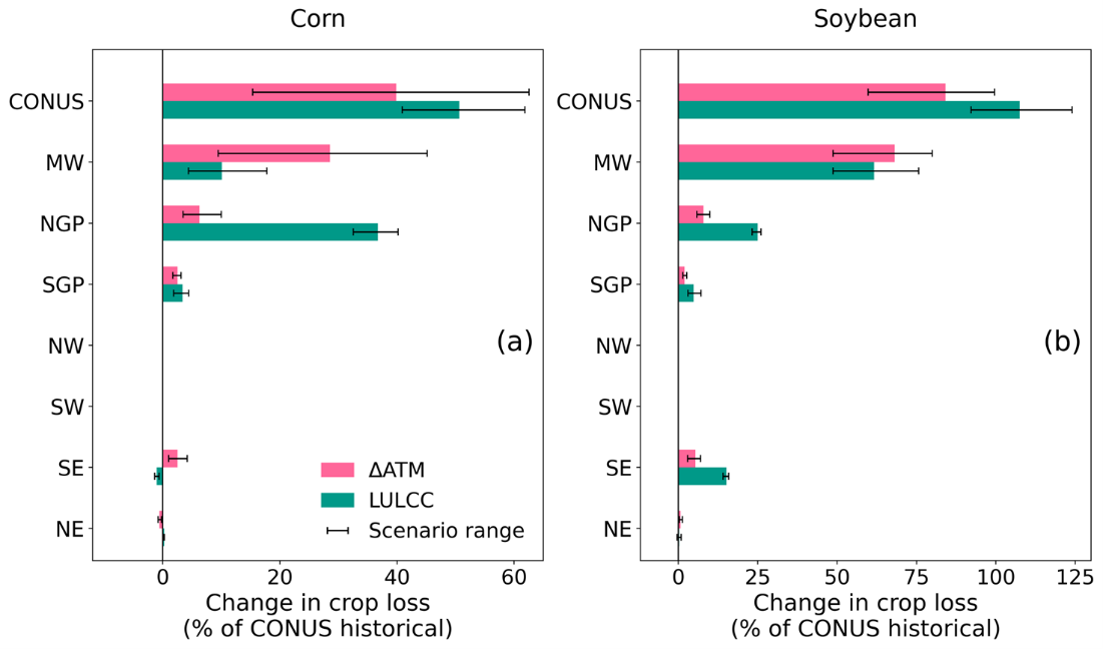

Generate this figure with Python:
import pandas as pd
import numpy as np
import matplotlib.pyplot as plt
from matplotlib.patches import Patch

nca_id_list = [0,7,8,6,5,4,2,1]  # CONUS as ID 0
nca_name = ['CONUS', 'SW', 'NW', 'SGP',	'NGP', 'MW', 'SE', 'NE']  


nca_df = pd.DataFrame({'nca_id': nca_id_list, 'nca_name': nca_name})

nca_mapping_path = '/filepath/state_nca_mapping.csv'
nca_mapping = pd.read_csv(nca_mapping_path)
future_path = '/filepath/sensitivity_analyses/ssmi_threshold_-1/'
hist_path = '/filepath/sensitivity_analyses/ssmi_threshold_-1/'
climate_change_only_path = '/filepath/sensitivity_analyses/ssmi_threshold_-1/'

# Store data for all crops
crop_data = {}
for crop in ['corn', 'wheat', 'soybean']:
# for crop in ['wheat']:
    print(f"Processing crop: {crop}")
    df_hist = pd.read_csv(f'{hist_path}{crop}_production_loss_hist_cl100.csv')
    df_hist = df_hist.merge(nca_mapping, on='state_id', how='left')
    df_hist_per_year = df_hist.groupby(['nca_id', 'Year']).sum(numeric_only=True)[['Production_Loss(ton)']]

    for segment in ['nf']:
        segtime = '2021-2055' if segment == 'nf' else '2061-2095'
        yeardif = 40 if segment == 'nf' else 80

        # SSP3 RCP4.5 data
        df_345c = pd.read_csv(f'{future_path}{crop}_production_loss_{segment}_3_45_c_{segtime}.csv')
        df_345h = pd.read_csv(f'{future_path}{crop}_production_loss_{segment}_3_45_h_{segtime}.csv')
        df_345c = df_345c.merge(nca_mapping, on='state_id', how='left')
        df_345h = df_345h.merge(nca_mapping, on='state_id', how='left')
        df_345c['Year'] = df_345c['Year'] - yeardif
        df_345h['Year'] = df_345h['Year'] - yeardif
        df_345c_per_year = df_345c.groupby(['nca_id', 'Year']).sum(numeric_only=True)[['Production_Loss(ton)']]
        df_345h_per_year = df_345h.groupby(['nca_id', 'Year']).sum(numeric_only=True)[['Production_Loss(ton)']]

        df_45c = pd.read_csv(f'{climate_change_only_path}{crop}_production_loss_{segment}_45_c_{segtime}.csv')
        df_45h = pd.read_csv(f'{climate_change_only_path}{crop}_production_loss_{segment}_45_h_{segtime}.csv')
        df_45c = df_45c.merge(nca_mapping, on='state_id', how='left')
        df_45h = df_45h.merge(nca_mapping, on='state_id', how='left')
        df_45c['Year'] = df_345c['Year']
        df_45h['Year'] = df_345h['Year']
        df_45c_per_year = df_45c.groupby(['nca_id', 'Year']).sum(numeric_only=True)[['Production_Loss(ton)']]
        df_45h_per_year = df_45h.groupby(['nca_id', 'Year']).sum(numeric_only=True)[['Production_Loss(ton)']]

        # SSP5 RCP8.5 data
        df_585c = pd.read_csv(f'{future_path}{crop}_production_loss_{segment}_5_85_c_{segtime}.csv')
        df_585h = pd.read_csv(f'{future_path}{crop}_production_loss_{segment}_5_85_h_{segtime}.csv')
        df_585c = df_585c.merge(nca_mapping, on='state_id', how='left')
        df_585h = df_585h.merge(nca_mapping, on='state_id', how='left')
        df_585c['Year'] = df_585c['Year'] - yeardif
        df_585h['Year'] = df_585h['Year'] - yeardif
        df_585c_per_year = df_585c.groupby(['nca_id', 'Year']).sum(numeric_only=True)[['Production_Loss(ton)']]
        df_585h_per_year = df_585h.groupby(['nca_id', 'Year']).sum(numeric_only=True)[['Production_Loss(ton)']]

        df_85c = pd.read_csv(f'{climate_change_only_path}{crop}_production_loss_{segment}_85_c_{segtime}.csv')
        df_85h = pd.read_csv(f'{climate_change_only_path}{crop}_production_loss_{segment}_85_h_{segtime}.csv')
        df_85c = df_85c.merge(nca_mapping, on='state_id', how='left')
        df_85h = df_85h.merge(nca_mapping, on='state_id', how='left')
        df_85c['Year'] = df_585c['Year']
        df_85h['Year'] = df_585h['Year']
        df_85c_per_year = df_85c.groupby(['nca_id', 'Year']).sum(numeric_only=True)[['Production_Loss(ton)']].reset_index()
        df_85h_per_year = df_85h.groupby(['nca_id', 'Year']).sum(numeric_only=True)[['Production_Loss(ton)']].reset_index()

        # Merges for SSP3 RCP4.5
        df_hist345c_per_year = pd.merge(df_hist_per_year.rename(columns={'Production_Loss(ton)': 'Hist_Production_Loss'}),
                                        df_345c_per_year.rename(columns={'Production_Loss(ton)': 'Future_345c_Production_Loss'}),
                                        on=['nca_id', 'Year'], how='inner')
        df_hist345h_per_year = pd.merge(df_hist_per_year.rename(columns={'Production_Loss(ton)': 'Hist_Production_Loss'}),
                                        df_345h_per_year.rename(columns={'Production_Loss(ton)': 'Future_345h_Production_Loss'}),
                                        on=['nca_id', 'Year'], how='inner')

        df_hist345c_per_year = pd.merge(df_hist345c_per_year,
                                        df_45c_per_year.rename(columns={'Production_Loss(ton)': 'Climate_45c_Production_Loss'}),
                                        on=['nca_id', 'Year'], how='inner')
        df_hist345h_per_year = pd.merge(df_hist345h_per_year,
                                        df_45h_per_year.rename(columns={'Production_Loss(ton)': 'Climate_45h_Production_Loss'}),
                                        on=['nca_id', 'Year'], how='inner')

        # Merges for SSP5 RCP8.5
        df_hist585c_per_year = pd.merge(df_hist_per_year.rename(columns={'Production_Loss(ton)': 'Hist_Production_Loss'}),
                                        df_585c_per_year.rename(columns={'Production_Loss(ton)': 'Future_585c_Production_Loss'}),
                                        on=['nca_id', 'Year'], how='inner')
        df_hist585c_per_year = pd.merge(df_hist585c_per_year,
                                        df_85c_per_year.rename(columns={'Production_Loss(ton)': 'Climate_85c_Production_Loss'}),
                                        on=['nca_id', 'Year'], how='inner')

        df_hist585h_per_year = pd.merge(df_hist_per_year.rename(columns={'Production_Loss(ton)': 'Hist_Production_Loss'}),
                                        df_585h_per_year.rename(columns={'Production_Loss(ton)': 'Future_585h_Production_Loss'}),
                                        on=['nca_id', 'Year'], how='inner')
        df_hist585h_per_year = pd.merge(df_hist585h_per_year,
                                        df_85h_per_year.rename(columns={'Production_Loss(ton)': 'Climate_85h_Production_Loss'}),
                                        on=['nca_id', 'Year'], how='inner')

        # Aggregate to mean annual per nca_id
        df_mean_345c = df_hist345c_per_year.groupby('nca_id').mean(numeric_only=True).reset_index()
        df_mean_345h = df_hist345h_per_year.groupby('nca_id').mean(numeric_only=True).reset_index()
        df_mean_585c = df_hist585c_per_year.groupby('nca_id').mean(numeric_only=True).reset_index()
        df_mean_585h = df_hist585h_per_year.groupby('nca_id').mean(numeric_only=True).reset_index()

        # Reindex to include all nca_ids (excluding CONUS initially)
        all_nca_ids = pd.DataFrame({'nca_id': nca_id_list[1:]})  # Exclude CONUS (0)
        df_mean_345c = all_nca_ids.merge(df_mean_345c, on='nca_id', how='left').fillna({'Hist_Production_Loss': 0, 'Future_345c_Production_Loss': 0, 'Climate_45c_Production_Loss': 0})
        df_mean_345h = all_nca_ids.merge(df_mean_345h, on='nca_id', how='left').fillna({'Hist_Production_Loss': 0, 'Future_345h_Production_Loss': 0, 'Climate_45h_Production_Loss': 0})
        df_mean_585c = all_nca_ids.merge(df_mean_585c, on='nca_id', how='left').fillna({'Hist_Production_Loss': 0, 'Future_585c_Production_Loss': 0, 'Climate_85c_Production_Loss': 0})
        df_mean_585h = all_nca_ids.merge(df_mean_585h, on='nca_id', how='left').fillna({'Hist_Production_Loss': 0, 'Future_585h_Production_Loss': 0, 'Climate_85h_Production_Loss': 0})

        # Calculate CONUS-level metrics
        conus_row_345c = {
            'nca_id': 0,
            'nca_name': 'CONUS',
            'Hist_Production_Loss': df_mean_345c['Hist_Production_Loss'].sum(),
            'Future_345c_Production_Loss': df_mean_345c['Future_345c_Production_Loss'].sum(),
            'Climate_45c_Production_Loss': df_mean_345c['Climate_45c_Production_Loss'].sum()
        }
        conus_row_345h = {
            'nca_id': 0,
            'nca_name': 'CONUS',
            'Hist_Production_Loss': df_mean_345h['Hist_Production_Loss'].sum(),
            'Future_345h_Production_Loss': df_mean_345h['Future_345h_Production_Loss'].sum(),
            'Climate_45h_Production_Loss': df_mean_345h['Climate_45h_Production_Loss'].sum()
        }
        conus_row_585c = {
            'nca_id': 0,
            'nca_name': 'CONUS',
            'Hist_Production_Loss': df_mean_585c['Hist_Production_Loss'].sum(),
            'Future_585c_Production_Loss': df_mean_585c['Future_585c_Production_Loss'].sum(),
            'Climate_85c_Production_Loss': df_mean_585c['Climate_85c_Production_Loss'].sum()
        }
        conus_row_585h = {
            'nca_id': 0,
            'nca_name': 'CONUS',
            'Hist_Production_Loss': df_mean_585h['Hist_Production_Loss'].sum(),
            'Future_585h_Production_Loss': df_mean_585h['Future_585h_Production_Loss'].sum(),
            'Climate_85h_Production_Loss': df_mean_585h['Climate_85h_Production_Loss'].sum()
        }

        # Append CONUS rows
        df_mean_345c = pd.concat([pd.DataFrame([conus_row_345c]), df_mean_345c], ignore_index=True)
        df_mean_345h = pd.concat([pd.DataFrame([conus_row_345h]), df_mean_345h], ignore_index=True)
        df_mean_585c = pd.concat([pd.DataFrame([conus_row_585c]), df_mean_585c], ignore_index=True)
        df_mean_585h = pd.concat([pd.DataFrame([conus_row_585h]), df_mean_585h], ignore_index=True)

        # Calculate impacts
        df_mean_345c['Total_Impact'] = df_mean_345c['Future_345c_Production_Loss'] - df_mean_345c['Hist_Production_Loss']
        df_mean_345c['Climate_Contribution'] = df_mean_345c['Climate_45c_Production_Loss'] - df_mean_345c['Hist_Production_Loss']
        df_mean_345c['LULCC_Contribution'] = df_mean_345c['Future_345c_Production_Loss'] - df_mean_345c['Climate_45c_Production_Loss']
        df_mean_345h['Total_Impact'] = df_mean_345h['Future_345h_Production_Loss'] - df_mean_345h['Hist_Production_Loss']
        df_mean_345h['Climate_Contribution'] = df_mean_345h['Climate_45h_Production_Loss'] - df_mean_345h['Hist_Production_Loss']
        df_mean_345h['LULCC_Contribution'] = df_mean_345h['Future_345h_Production_Loss'] - df_mean_345h['Climate_45h_Production_Loss']
        df_mean_585c['Total_Impact'] = df_mean_585c['Future_585c_Production_Loss'] - df_mean_585c['Hist_Production_Loss']
        df_mean_585c['Climate_Contribution'] = df_mean_585c['Climate_85c_Production_Loss'] - df_mean_585c['Hist_Production_Loss']
        df_mean_585c['LULCC_Contribution'] = df_mean_585c['Future_585c_Production_Loss'] - df_mean_585c['Climate_85c_Production_Loss']
        df_mean_585h['Total_Impact'] = df_mean_585h['Future_585h_Production_Loss'] - df_mean_585h['Hist_Production_Loss']
        df_mean_585h['Climate_Contribution'] = df_mean_585h['Climate_85h_Production_Loss'] - df_mean_585h['Hist_Production_Loss']
        df_mean_585h['LULCC_Contribution'] = df_mean_585h['Future_585h_Production_Loss'] - df_mean_585h['Climate_85h_Production_Loss']

        # Merge nca_name into DataFrames before normalization
        df_mean_345c = df_mean_345c.drop(columns=['nca_name'], errors='ignore').merge(nca_df, on='nca_id', how='left')
        df_mean_345h = df_mean_345h.drop(columns=['nca_name'], errors='ignore').merge(nca_df, on='nca_id', how='left')
        df_mean_585c = df_mean_585c.drop(columns=['nca_name'], errors='ignore').merge(nca_df, on='nca_id', how='left')
        df_mean_585h = df_mean_585h.drop(columns=['nca_name'], errors='ignore').merge(nca_df, on='nca_id', how='left')

        # Normalize impacts by CONUS historical production loss
        CONUS_Hist_Production_Loss = df_mean_345c.loc[df_mean_345c['nca_id'] == 0, 'Hist_Production_Loss'].iloc[0]
        print(f"{crop} CONUS Historical Loss: {CONUS_Hist_Production_Loss}")

        df_mean_345c['Total_Impact_Scaled'] = np.where(CONUS_Hist_Production_Loss != 0,
                                                       (df_mean_345c['Total_Impact'] / CONUS_Hist_Production_Loss) * 100,
                                                       np.nan)
        df_mean_345c['Climate_Contribution_Scaled'] = np.where(CONUS_Hist_Production_Loss != 0,
                                                              (df_mean_345c['Climate_Contribution'] / CONUS_Hist_Production_Loss) * 100,
                                                              np.nan)
        df_mean_345c['LULCC_Contribution_Scaled'] = np.where(CONUS_Hist_Production_Loss != 0,
                                                             (df_mean_345c['LULCC_Contribution'] / CONUS_Hist_Production_Loss) * 100,
                                                             np.nan)

        df_mean_345h['Total_Impact_Scaled'] = np.where(CONUS_Hist_Production_Loss != 0,
                                                       (df_mean_345h['Total_Impact'] / CONUS_Hist_Production_Loss) * 100,
                                                       np.nan)
        df_mean_345h['Climate_Contribution_Scaled'] = np.where(CONUS_Hist_Production_Loss != 0,
                                                              (df_mean_345h['Climate_Contribution'] / CONUS_Hist_Production_Loss) * 100,
                                                              np.nan)
        df_mean_345h['LULCC_Contribution_Scaled'] = np.where(CONUS_Hist_Production_Loss != 0,
                                                             (df_mean_345h['LULCC_Contribution'] / CONUS_Hist_Production_Loss) * 100,
                                                             np.nan)

        df_mean_585c['Total_Impact_Scaled'] = np.where(CONUS_Hist_Production_Loss != 0,
                                                       (df_mean_585c['Total_Impact'] / CONUS_Hist_Production_Loss) * 100,
                                                       np.nan)
        df_mean_585c['Climate_Contribution_Scaled'] = np.where(CONUS_Hist_Production_Loss != 0,
                                                              (df_mean_585c['Climate_Contribution'] / CONUS_Hist_Production_Loss) * 100,
                                                              np.nan)
        df_mean_585c['LULCC_Contribution_Scaled'] = np.where(CONUS_Hist_Production_Loss != 0,
                                                             (df_mean_585c['LULCC_Contribution'] / CONUS_Hist_Production_Loss) * 100,
                                                             np.nan)

        df_mean_585h['Total_Impact_Scaled'] = np.where(CONUS_Hist_Production_Loss != 0,
                                                       (df_mean_585h['Total_Impact'] / CONUS_Hist_Production_Loss) * 100,
                                                       np.nan)
        df_mean_585h['Climate_Contribution_Scaled'] = np.where(CONUS_Hist_Production_Loss != 0,
                                                              (df_mean_585h['Climate_Contribution'] / CONUS_Hist_Production_Loss) * 100,
                                                              np.nan)
        df_mean_585h['LULCC_Contribution_Scaled'] = np.where(CONUS_Hist_Production_Loss != 0,
                                                             (df_mean_585h['LULCC_Contribution'] / CONUS_Hist_Production_Loss) * 100,
                                                             np.nan)

        # Apply region exclusions for non-CONUS regions
        if crop in ['corn', 'soybean']:
            exclude_nca_ids = [8, 7]  # Northwest, Southwest
            for df in [df_mean_345c, df_mean_345h, df_mean_585c, df_mean_585h]:
                df.loc[df['nca_id'].isin(exclude_nca_ids), ['Total_Impact_Scaled', 'Climate_Contribution_Scaled', 'LULCC_Contribution_Scaled']] = np.nan
        elif crop == 'wheat':
            exclude_nca_ids = [1]  # Northeast
            for df in [df_mean_345c, df_mean_345h, df_mean_585c, df_mean_585h]:
                df.loc[df['nca_id'].isin(exclude_nca_ids), ['Total_Impact_Scaled', 'Climate_Contribution_Scaled', 'LULCC_Contribution_Scaled']] = np.nan

        # Ensure DataFrame order matches nca_id_list
        df_mean_345c = df_mean_345c.set_index('nca_id').reindex(nca_id_list).reset_index()
        df_mean_345h = df_mean_345h.set_index('nca_id').reindex(nca_id_list).reset_index()
        df_mean_585c = df_mean_585c.set_index('nca_id').reindex(nca_id_list).reset_index()
        df_mean_585h = df_mean_585h.set_index('nca_id').reindex(nca_id_list).reset_index()
        
        # Store data for plotting
        crop_data[crop] = {
            'df_mean_345c': df_mean_345c,
            'df_mean_345h': df_mean_345h,
            'df_mean_585c': df_mean_585c,
            'df_mean_585h': df_mean_585h,
            'CONUS_Hist_Production_Loss': CONUS_Hist_Production_Loss
        }

fig, axes = plt.subplots(1, 2, figsize=(13.5, 8.5))

desired_order_ids   = [1, 2, 7, 8, 6, 5, 4, 0]
desired_order_names = ['NE', 'SE', 'SW', 'NW', 'SGP', 'NGP', 'MW', 'CONUS']
panel_labels = ['(a)', '(b)'] 

for idx, crop in enumerate(['corn', 'soybean']):
    ax = axes[idx]

    df1 = crop_data[crop]['df_mean_345c']   # SSP3-4.5 cooler
    df2 = crop_data[crop]['df_mean_345h']   # SSP3-4.5 hotter
    df3 = crop_data[crop]['df_mean_585c']   # SSP5-8.5 cooler
    df4 = crop_data[crop]['df_mean_585h']   # SSP5-8.5 hotter

    # Stack the four climate and LULCC values per region
    climate_vals = np.stack([
        df1['Climate_Contribution_Scaled'].fillna(np.nan),
        df2['Climate_Contribution_Scaled'].fillna(np.nan),
        df3['Climate_Contribution_Scaled'].fillna(np.nan),
        df4['Climate_Contribution_Scaled'].fillna(np.nan)
    ], axis=1)  # shape: (8 regions, 4 members)

    lulcc_vals = np.stack([
        df1['LULCC_Contribution_Scaled'].fillna(np.nan),
        df2['LULCC_Contribution_Scaled'].fillna(np.nan),
        df3['LULCC_Contribution_Scaled'].fillna(np.nan),
        df4['LULCC_Contribution_Scaled'].fillna(np.nan)
    ], axis=1)

    # Compute mean, min, max across the 4 members
    climate_mean = np.nanmean(climate_vals, axis=1)
    climate_min  = np.nanmin(climate_vals, axis=1)
    climate_max  = np.nanmax(climate_vals, axis=1)

    lulcc_mean = np.nanmean(lulcc_vals, axis=1)
    lulcc_min  = np.nanmin(lulcc_vals, axis=1)
    lulcc_max  = np.nanmax(lulcc_vals, axis=1)

    # Create plotting dataframe in correct order
    df_plot = pd.DataFrame({
        'nca_id': df1['nca_id'],
        'nca_name': df1['nca_name'],
        'Climate_mean': climate_mean,
        'Climate_low':  climate_mean - climate_min,
        'Climate_high': climate_max - climate_mean,
        'LULCC_mean': lulcc_mean,
        'LULCC_low':  lulcc_mean - lulcc_min,
        'LULCC_high': lulcc_max - lulcc_mean,
    }).set_index('nca_id').reindex(nca_id_list).reset_index()
    
    df_plot = df_plot.set_index('nca_id').loc[desired_order_ids].reset_index()
    
    if crop in ['corn', 'soybean']:
        exclude = [7, 8]   # SW, NW
    else:
        exclude = []
    df_plot.loc[df_plot['nca_id'].isin(exclude),
                ['Climate_mean','Climate_low','Climate_high',
                 'LULCC_mean','LULCC_low','LULCC_high']] = np.nan

    valid = df_plot[['Climate_mean', 'LULCC_mean']].notna().any(axis=1)

    y = np.arange(len(nca_name)) * 1.9
    bar_height = 0.55

    # === Plot bars + error bars ===
    # Climate bar (upper)
    bars1 = ax.barh(y[valid] + bar_height/2, df_plot.loc[valid, 'Climate_mean'],
                    height=bar_height, color='#FF6699', label='Climate' if idx==0 else "")
    # LULCC bar (lower)
    bars2 = ax.barh(y[valid] - bar_height/2, df_plot.loc[valid, 'LULCC_mean'],
                    height=bar_height, color='#009988', label='Land-Use' if idx==0 else "")

    # Error bars (min–max range)
    ax.errorbar(df_plot.loc[valid, 'Climate_mean'], y[valid] + bar_height/2,
                xerr=[df_plot.loc[valid, 'Climate_low'], df_plot.loc[valid, 'Climate_high']],
                fmt='none', ecolor='black', capsize=3, capthick=1, linewidth=1.2)

    ax.errorbar(df_plot.loc[valid, 'LULCC_mean'], y[valid] - bar_height/2,
                xerr=[df_plot.loc[valid, 'LULCC_low'], df_plot.loc[valid, 'LULCC_high']],
                fmt='none', ecolor='black', capsize=3, capthick=1, linewidth=1.2)

    # Axis settings
    if crop == 'corn':
        ax.set_xlim(-12, 65)
    else:  # soybean (5. Removed explicit wheat xlim check)
        ax.set_xlim(-12, 130)

    ax.set_ylim(-1, len(nca_name)*1.9 - 0.3)
    ax.set_yticks(y)
    ax.set_yticklabels(df_plot['nca_name'], fontsize=18.5, ha='right')
    ax.set_title(crop.capitalize(), fontsize=21, pad=20)
    ax.tick_params(axis='x', labelsize=18)
    ax.axvline(0, color='black', linewidth=1)
    ax.set_xlabel('Change in crop loss\n(% of CONUS historical)', fontsize=20)

    if idx == 0:
        err = ax.errorbar(999, 999, xerr=1,
                          color='black',
                          capsize=3,    
                          capthick=1.2,   
                          linewidth=1.2,
                          fmt='none', label='Scenario range')

        p1 = Patch(facecolor='#FF6699', label='ΔATM')
        p2 = Patch(facecolor='#009988', label='LULCC')

        ax.legend(handles=[p1, p2, err],
                  loc='lower right',
                  fontsize=18,
                  frameon=False,
                  handlelength=1.6,
                  handletextpad=0.7)

    ax.text(
        0.98, 0.4, panel_labels[idx],
        transform=ax.transAxes,
        fontsize=24,
        ha='right', va='bottom',
        zorder=20,
        clip_on=False
    )    

# Final layout
plt.tight_layout(rect=[0, 0.02, 1, 0.96])
plt.savefig(f'{future_path}production_loss_contribution_2bars_with_range_errorbars_cornsoybeanonly.png',
            dpi=400, bbox_inches='tight')
plt.show()
